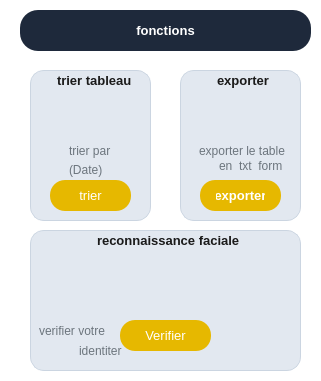
       <widget class="QFrame" name="frame_2">
        <property name="geometry">
         <rect>
          <x>0</x>
          <y>10</y>
          <width>321</width>
          <height>381</height>
         </rect>
        </property>
        <property name="styleSheet">
         <string notr="true">QFrame {
    background: #ffffff;
    border: none;
    border-radius: 12px;
}
</string>
        </property>
        <property name="frameShape">
         <enum>QFrame::Shape::StyledPanel</enum>
        </property>
        <property name="frameShadow">
         <enum>QFrame::Shadow::Raised</enum>
        </property>
        <widget class="QPushButton" name="pushButton_53">
         <property name="geometry">
          <rect>
           <x>20</x>
           <y>10</y>
           <width>291</width>
           <height>41</height>
          </rect>
         </property>
         <property name="styleSheet">
          <string notr="true">QLineEdit{
background:#f1f5f9;
border:none;
border-radius:18px;
padding-left:30px;
padding-right:10px;
height:34px;
color:#0f172a;
font-family:Segoe UI,Arial;
font-size:10pt;
}
QLineEdit:focus{
outline:none;
background:#e2e8f0;
}
QPushButton{
background:#1e293b;
color:white;
border:none;
border-radius:18px;
padding:6px 24px;
font-weight:600;
font-family:Segoe UI,Arial;
font-size:10pt;
}
QPushButton:hover{
background:#334155;
}
QPushButton:pressed{
background:#0f172a;
}

</string>
         </property>
         <property name="text">
          <string>fonctions</string>
         </property>
        </widget>
        <widget class="QGroupBox" name="groupBox_35">
         <property name="geometry">
          <rect>
           <x>30</x>
           <y>70</y>
           <width>121</width>
           <height>151</height>
          </rect>
         </property>
         <property name="styleSheet">
          <string notr="true">/* === Add New Element Button === */
QPushButton#addBtn {
    background: #0ea5a8;             /* teal */
    color: #ffffff;
    border: 2px solid #089199;
    border-radius: 8px;
    height: 38px;
    font-family: &quot;Segoe UI&quot;, Arial;
    font-weight: 600;
    font-size: 10pt;
}
QPushButton#addBtn:hover {
    background: #089199;
}
QPushButton#addBtn:pressed {
    background: #067a82;
}

/* === GroupBox cards (Sort Table / Export list) === */
QGroupBox {
    background: #e2e8f0;             /* gray background like screenshot */
    border: 1px solid #cbd5e1;
    border-radius: 14px;
    padding: 12px;
}
QGroupBox::title {
    subcontrol-origin: margin;
    left: 10px;
    padding: 0 4px;
    color: #0f172a;                  /* dark navy text */
    font-weight: 700;
    font-family: &quot;Segoe UI&quot;, Arial;
    font-size: 11pt;
}

/* === Labels inside GroupBoxes === */
QGroupBox QLabel {
    color: #475569;                  /* gray text inside */
    font-family: &quot;Segoe UI&quot;, Arial;
    font-size: 9pt;
    font-weight: 500;
}

/* === Small pill buttons (sort / export) === */
QPushButton#chipSort, QPushButton#chipExport {
    background: #1e293b;             /* dark navy pill */
    color: #ffffff;
    border: none;
    border-radius: 12px;
    padding: 4px 14px;
    font-weight: 600;
    font-family: &quot;Segoe UI&quot;, Arial;
    font-size: 9pt;
}
QPushButton#chipSort:hover, QPushButton#chipExport:hover {
    background: #334155;
}

/* === Frame background (container) === */
QFrame#leftPanel {
    background: #ffffff;
    border: none;
}
</string>
         </property>
         <property name="title">
          <string/>
         </property>
         <widget class="QLabel" name="label_129">
          <property name="geometry">
           <rect>
            <x>20</x>
            <y>0</y>
            <width>91</width>
            <height>21</height>
           </rect>
          </property>
          <property name="styleSheet">
           <string notr="true">color: #1A1A1A;
font-size: 13px;
font-weight: 600;
padding: 2px 4px;
background: transparent;
</string>
          </property>
          <property name="text">
           <string>trier tableau</string>
          </property>
         </widget>
         <widget class="QLabel" name="sort_img">
          <property name="geometry">
           <rect>
            <x>30</x>
            <y>20</y>
            <width>51</width>
            <height>51</height>
           </rect>
          </property>
          <property name="styleSheet">
           <string notr="true">QLabel {
    background-color: transparent;
}
</string>
          </property>
          <property name="text">
           <string/>
          </property>
          <property name="pixmap">
           <pixmap>:/Downloads/sort-descending-icon-data-table-260nw-2653667215-removebg-preview.png</pixmap>
          </property>
          <property name="scaledContents">
           <bool>true</bool>
          </property>
         </widget>
         <widget class="QLabel" name="label_133">
          <property name="geometry">
           <rect>
            <x>30</x>
            <y>70</y>
            <width>81</width>
            <height>21</height>
           </rect>
          </property>
          <property name="styleSheet">
           <string notr="true">color: #6C757D;
font-size: 12px;
font-weight: 400;
padding: 2px 6px;
background: transparent;
</string>
          </property>
          <property name="text">
           <string>trier par </string>
          </property>
         </widget>
         <widget class="QLabel" name="label_140">
          <property name="geometry">
           <rect>
            <x>30</x>
            <y>90</y>
            <width>51</width>
            <height>20</height>
           </rect>
          </property>
          <property name="styleSheet">
           <string notr="true">color: #6C757D;
font-size: 12px;
font-weight: 400;
padding: 2px 6px;
background: transparent;
</string>
          </property>
          <property name="text">
           <string>(Date)</string>
          </property>
         </widget>
         <widget class="QPushButton" name="btn_tri_date">
          <property name="geometry">
           <rect>
            <x>20</x>
            <y>110</y>
            <width>81</width>
            <height>31</height>
           </rect>
          </property>
          <property name="styleSheet">
           <string notr="true">background-color: #E6B800;       /* dark yellow */
color: #ffffff;                  /* white text */
font-family: &quot;Segoe UI&quot;;
font-size: 13px;

border: none;
border-radius: 15px;             /* rounded shape */
padding: 6px 16px;
</string>
          </property>
          <property name="text">
           <string>trier</string>
          </property>
         </widget>
        </widget>
        <widget class="QGroupBox" name="groupBox_36">
         <property name="geometry">
          <rect>
           <x>180</x>
           <y>70</y>
           <width>121</width>
           <height>151</height>
          </rect>
         </property>
         <property name="styleSheet">
          <string notr="true">/* === Add New Element Button === */
QPushButton#addBtn {
    background: #0ea5a8;             /* teal */
    color: #ffffff;
    border: 2px solid #089199;
    border-radius: 8px;
    height: 38px;
    font-family: &quot;Segoe UI&quot;, Arial;
    font-weight: 600;
    font-size: 10pt;
}
QPushButton#addBtn:hover {
    background: #089199;
}
QPushButton#addBtn:pressed {
    background: #067a82;
}

/* === GroupBox cards (Sort Table / Export list) === */
QGroupBox {
    background: #e2e8f0;             /* gray background like screenshot */
    border: 1px solid #cbd5e1;
    border-radius: 14px;
    padding: 12px;
}
QGroupBox::title {
    subcontrol-origin: margin;
    left: 10px;
    padding: 0 4px;
    color: #0f172a;                  /* dark navy text */
    font-weight: 700;
    font-family: &quot;Segoe UI&quot;, Arial;
    font-size: 11pt;
}

/* === Labels inside GroupBoxes === */
QGroupBox QLabel {
    color: #475569;                  /* gray text inside */
    font-family: &quot;Segoe UI&quot;, Arial;
    font-size: 9pt;
    font-weight: 500;
}

/* === Small pill buttons (sort / export) === */
QPushButton#chipSort, QPushButton#chipExport {
    background: #1e293b;             /* dark navy pill */
    color: #ffffff;
    border: none;
    border-radius: 12px;
    padding: 4px 14px;
    font-weight: 600;
    font-family: &quot;Segoe UI&quot;, Arial;
    font-size: 9pt;
}
QPushButton#chipSort:hover, QPushButton#chipExport:hover {
    background: #334155;
}

/* === Frame background (container) === */
QFrame#leftPanel {
    background: #ffffff;
    border: none;
}
</string>
         </property>
         <property name="title">
          <string/>
         </property>
         <widget class="QLabel" name="label_146">
          <property name="geometry">
           <rect>
            <x>30</x>
            <y>0</y>
            <width>71</width>
            <height>21</height>
           </rect>
          </property>
          <property name="styleSheet">
           <string notr="true">color: #1A1A1A;
font-size: 13px;
font-weight: 600;
padding: 2px 4px;
background: transparent;
</string>
          </property>
          <property name="text">
           <string>exporter</string>
          </property>
         </widget>
         <widget class="QLabel" name="export_img">
          <property name="geometry">
           <rect>
            <x>30</x>
            <y>20</y>
            <width>61</width>
            <height>51</height>
           </rect>
          </property>
          <property name="styleSheet">
           <string notr="true">QLabel {
    background-color: transparent;
}
</string>
          </property>
          <property name="text">
           <string/>
          </property>
          <property name="pixmap">
           <pixmap>:/export.png</pixmap>
          </property>
          <property name="scaledContents">
           <bool>true</bool>
          </property>
         </widget>
         <widget class="QLabel" name="label_147">
          <property name="geometry">
           <rect>
            <x>10</x>
            <y>70</y>
            <width>101</width>
            <height>21</height>
           </rect>
          </property>
          <property name="styleSheet">
           <string notr="true">color: #6C757D;
font-size: 12px;
font-weight: 400;
padding: 2px 6px;
background: transparent;
</string>
          </property>
          <property name="text">
           <string>exporter le table</string>
          </property>
         </widget>
         <widget class="QLabel" name="label_150">
          <property name="geometry">
           <rect>
            <x>30</x>
            <y>80</y>
            <width>81</width>
            <height>31</height>
           </rect>
          </property>
          <property name="styleSheet">
           <string notr="true">color: #6C757D;
font-size: 12px;
font-weight: 400;
padding: 2px 6px;
background: transparent;
</string>
          </property>
          <property name="text">
           <string>en  txt  form</string>
          </property>
         </widget>
         <widget class="QPushButton" name="btn_export_emp">
          <property name="geometry">
           <rect>
            <x>20</x>
            <y>110</y>
            <width>81</width>
            <height>31</height>
           </rect>
          </property>
          <property name="styleSheet">
           <string notr="true">background-color: #E6B800;       /* dark yellow */
color: #ffffff;                  /* white text */
font-family: &quot;Segoe UI&quot;;
font-size: 13px;
font-weight: 600;
border: none;
border-radius: 15px;             /* rounded shape */
padding: 6px 16px;
</string>
          </property>
          <property name="text">
           <string>exporter</string>
          </property>
         </widget>
        </widget>
        <widget class="QGroupBox" name="groupBox_37">
         <property name="geometry">
          <rect>
           <x>30</x>
           <y>230</y>
           <width>271</width>
           <height>141</height>
          </rect>
         </property>
         <property name="styleSheet">
          <string notr="true">/* === Add New Element Button === */
QPushButton#addBtn {
    background: #0ea5a8;             /* teal */
    color: #ffffff;
    border: 2px solid #089199;
    border-radius: 8px;
    height: 38px;
    font-family: &quot;Segoe UI&quot;, Arial;
    font-weight: 600;
    font-size: 10pt;
}
QPushButton#addBtn:hover {
    background: #089199;
}
QPushButton#addBtn:pressed {
    background: #067a82;
}

/* === GroupBox cards (Sort Table / Export list) === */
QGroupBox {
    background: #e2e8f0;             /* gray background like screenshot */
    border: 1px solid #cbd5e1;
    border-radius: 14px;
    padding: 12px;
}
QGroupBox::title {
    subcontrol-origin: margin;
    left: 10px;
    padding: 0 4px;
    color: #0f172a;                  /* dark navy text */
    font-weight: 700;
    font-family: &quot;Segoe UI&quot;, Arial;
    font-size: 11pt;
}

/* === Labels inside GroupBoxes === */
QGroupBox QLabel {
    color: #475569;                  /* gray text inside */
    font-family: &quot;Segoe UI&quot;, Arial;
    font-size: 9pt;
    font-weight: 500;
}

/* === Small pill buttons (sort / export) === */
QPushButton#chipSort, QPushButton#chipExport {
    background: #1e293b;             /* dark navy pill */
    color: #ffffff;
    border: none;
    border-radius: 12px;
    padding: 4px 14px;
    font-weight: 600;
    font-family: &quot;Segoe UI&quot;, Arial;
    font-size: 9pt;
}
QPushButton#chipSort:hover, QPushButton#chipExport:hover {
    background: #334155;
}

/* === Frame background (container) === */
QFrame#leftPanel {
    background: #ffffff;
    border: none;
}
</string>
         </property>
         <property name="title">
          <string/>
         </property>
         <widget class="QLabel" name="label_171">
          <property name="geometry">
           <rect>
            <x>60</x>
            <y>0</y>
            <width>161</width>
            <height>21</height>
           </rect>
          </property>
          <property name="styleSheet">
           <string notr="true">color: #1A1A1A;
font-size: 13px;
font-weight: 600;
padding: 2px 4px;
background: transparent;
</string>
          </property>
          <property name="text">
           <string>reconnaissance faciale</string>
          </property>
         </widget>
         <widget class="QLabel" name="label_173">
          <property name="geometry">
           <rect>
            <x>0</x>
            <y>90</y>
            <width>131</width>
            <height>21</height>
           </rect>
          </property>
          <property name="styleSheet">
           <string notr="true">color: #6C757D;
font-size: 12px;
font-weight: 400;
padding: 2px 6px;
background: transparent;
</string>
          </property>
          <property name="text">
           <string>verifier votre</string>
          </property>
         </widget>
         <widget class="QLabel" name="ident_img">
          <property name="geometry">
           <rect>
            <x>90</x>
            <y>20</y>
            <width>101</width>
            <height>71</height>
           </rect>
          </property>
          <property name="styleSheet">
           <string notr="true">color: #6C757D;
font-size: 12px;
font-weight: 400;
padding: 2px 6px;
background: transparent;
</string>
          </property>
          <property name="text">
           <string/>
          </property>
         </widget>
         <widget class="QLabel" name="label_174">
          <property name="geometry">
           <rect>
            <x>40</x>
            <y>110</y>
            <width>61</width>
            <height>21</height>
           </rect>
          </property>
          <property name="styleSheet">
           <string notr="true">color: #6C757D;
font-size: 12px;
font-weight: 400;
padding: 2px 6px;
background: transparent;
</string>
          </property>
          <property name="text">
           <string>identiter</string>
          </property>
         </widget>
         <widget class="QPushButton" name="btn_faceid">
          <property name="geometry">
           <rect>
            <x>90</x>
            <y>90</y>
            <width>91</width>
            <height>31</height>
           </rect>
          </property>
          <property name="styleSheet">
           <string notr="true">background-color: #E6B800;       /* dark yellow */
color: #ffffff;                  /* white text */
font-family: &quot;Segoe UI&quot;;
font-size: 13px;

border: none;
border-radius: 15px;             /* rounded shape */
padding: 6px 16px;
</string>
          </property>
          <property name="text">
           <string>Verifier</string>
          </property>
         </widget>
        </widget>
       </widget>
